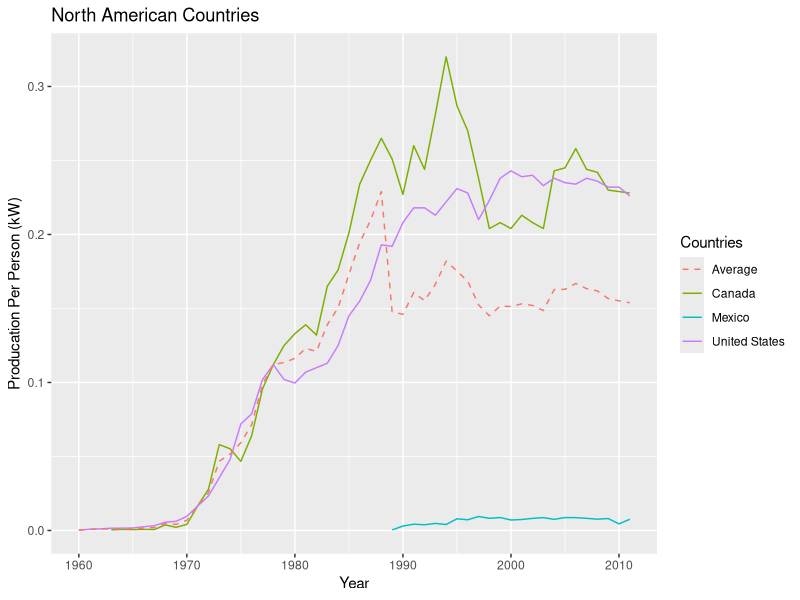
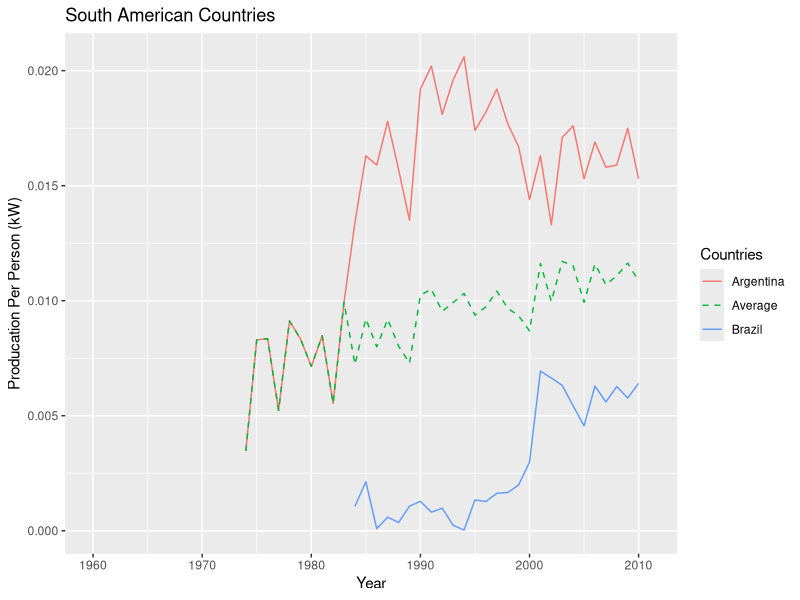
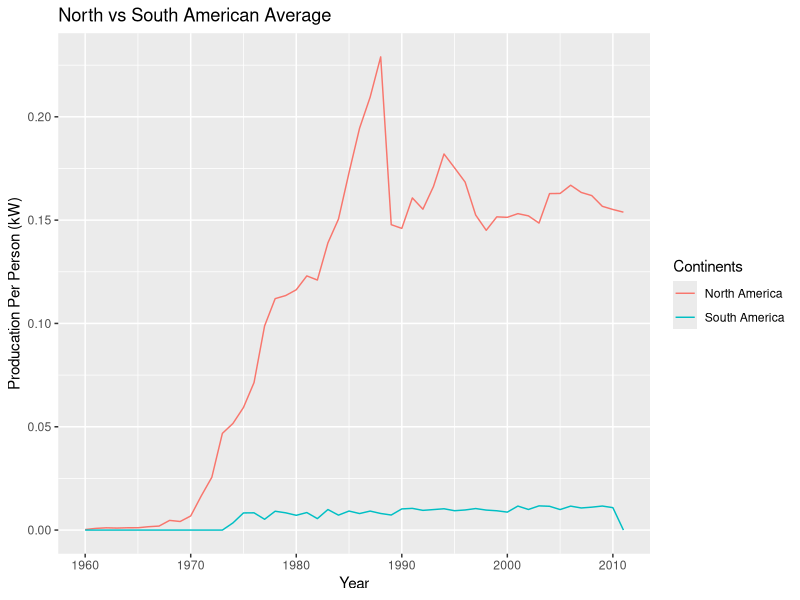

R code for these plots, in order:
## ---- chunk 1
knitr::opts_chunk$set(echo = TRUE)

library(readxl)
library(ggplot2)
## ---- chunk 2
##North American Countries
nuc_data <- read_excel("nuclear_power_generation_per_person2.xlsx", "North")


ggplot(data=nuc_data, sheet='North')+
  geom_line(aes(Year,Canada,color='Canada'))+
  geom_line(aes(Year,Mexico,color='Mexico'))+
  geom_line(aes(Year,United,color='United States'))+
  geom_line(aes(Year,Average,color='Average'), linetype='dashed')+
  labs(y="Producation Per Person (kW)", title="North American Countries",legend.title="Country",color="Countries")


## ---- chunk 3
##South American Countries
nuc_data <- read_excel("nuclear_power_generation_per_person2.xlsx", "South")


ggplot(data=nuc_data)+
  geom_line(aes(Year,Argentina, color='Argentina'))+
  geom_line(aes(Year,Brazil, color='Brazil'))+
  geom_line(aes(Year,Average, color='Average'), linetype='dashed')+
  labs(y="Producation Per Person (kW)", title="South American Countries",color="Countries")
## ---- chunk 4
##Comparison
nuc_data <- read_excel("nuclear_power_generation_per_person2.xlsx", "Combo")


ggplot(data=nuc_data)+
  geom_line(aes(Year,Naverage, color='North America'))+
  geom_line(aes(Year,Saverage, color='South America'))+
  labs(y="Producation Per Person (kW)", title="North vs South American Average",color="Continents")

